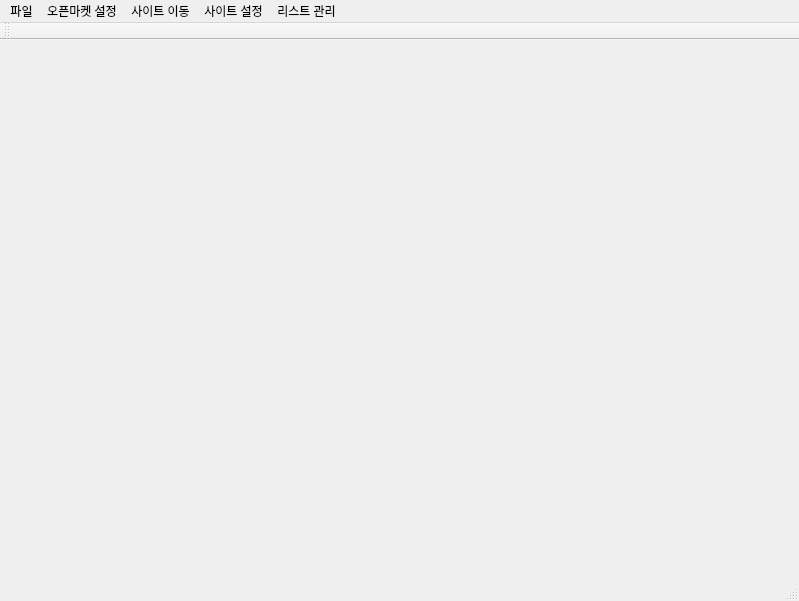
<?xml version="1.0" encoding="UTF-8"?>
<ui version="4.0">
 <class>MainWindow</class>
 <widget class="QMainWindow" name="MainWindow">
  <property name="geometry">
   <rect>
    <x>0</x>
    <y>0</y>
    <width>799</width>
    <height>601</height>
   </rect>
  </property>
  <property name="windowTitle">
   <string>엔엠스토어</string>
  </property>
  <widget class="QWidget" name="centralwidget"/>
  <widget class="QMenuBar" name="menubar">
   <property name="geometry">
    <rect>
     <x>0</x>
     <y>0</y>
     <width>799</width>
     <height>21</height>
    </rect>
   </property>
   <widget class="QMenu" name="menu">
    <property name="title">
     <string>파일</string>
    </property>
   </widget>
   <widget class="QMenu" name="menu_2">
    <property name="title">
     <string>사이트 이동</string>
    </property>
    <addaction name="actionali"/>
   </widget>
   <widget class="QMenu" name="menu_3">
    <property name="title">
     <string>사이트 설정</string>
    </property>
   </widget>
   <widget class="QMenu" name="menu_4">
    <property name="title">
     <string>리스트 관리</string>
    </property>
   </widget>
   <widget class="QMenu" name="menu_5">
    <property name="title">
     <string>오픈마켓 설정</string>
    </property>
    <addaction name="marketconfig"/>
   </widget>
   <addaction name="menu"/>
   <addaction name="menu_5"/>
   <addaction name="menu_2"/>
   <addaction name="menu_3"/>
   <addaction name="menu_4"/>
  </widget>
  <widget class="QStatusBar" name="statusbar"/>
  <widget class="QToolBar" name="toolBar">
   <property name="windowTitle">
    <string>toolBar</string>
   </property>
   <attribute name="toolBarArea">
    <enum>TopToolBarArea</enum>
   </attribute>
   <attribute name="toolBarBreak">
    <bool>false</bool>
   </attribute>
  </widget>
  <action name="actionAli">
   <property name="icon">
    <iconset>
     <normaloff>:/icon/icon/ali.png</normaloff>:/icon/icon/ali.png</iconset>
   </property>
   <property name="text">
    <string>Ali</string>
   </property>
  </action>
  <action name="actionali">
   <property name="icon">
    <iconset resource="site/ali.qrc">
     <normaloff>:/icon/ali.png</normaloff>:/icon/ali.png</iconset>
   </property>
   <property name="text">
    <string>ali</string>
   </property>
  </action>
  <action name="marketconfig">
   <property name="icon">
    <iconset resource="market_config.qrc">
     <normaloff>:/icon/icon/config.png</normaloff>:/icon/icon/config.png</iconset>
   </property>
   <property name="text">
    <string>오픈마켓설정</string>
   </property>
  </action>
 </widget>
 <resources>
  <include location="site/ali.qrc"/>
  <include location="market_config.qrc"/>
 </resources>
 <connections/>
</ui>
